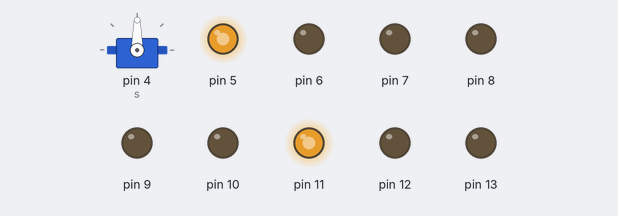
This sketch was run on a simulated Arduino Uno, built with avr-gcc and run on an emulated ATmega328P. Parts: servo, output pins drawn as LEDs (lit = HIGH).

Above: at 0.1 s.
At 9.6 s:
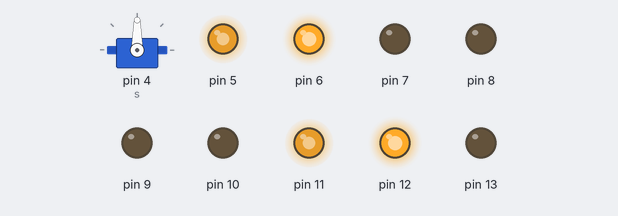
At 11.1 s:
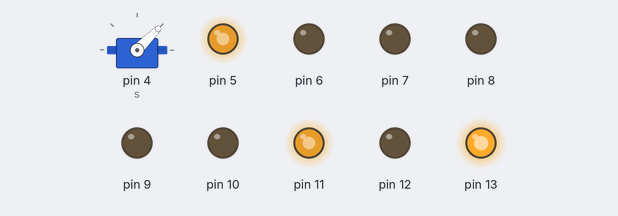
At 16.9 s:
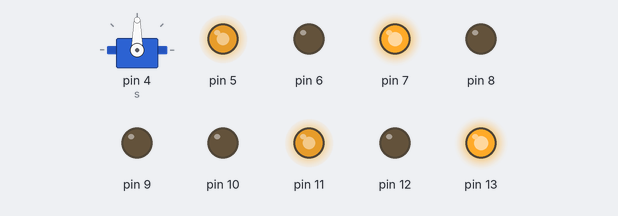
At 21.8 s:
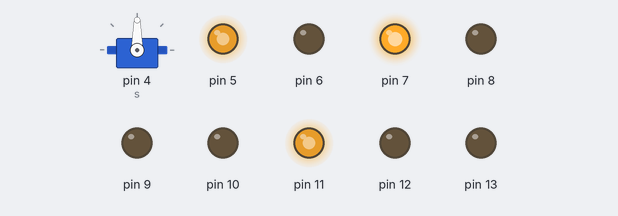
At 37.6 s:
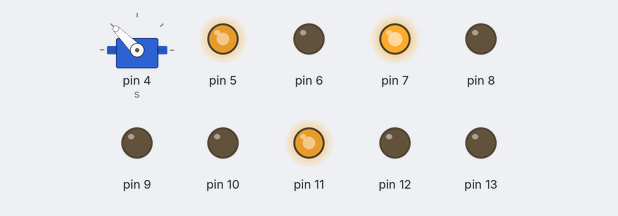
Timing chart, 0 to 40.0 s (numbered marks = the images above):
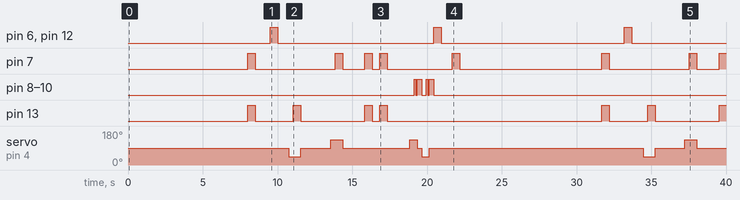

Measured:
- by itself, pin 6, pin 12: goes HIGH 0.50 s, LOW 10.5 s, HIGH 0.50 s, LOW 12.3 s, HIGH 0.50 s, then LOW
- by itself, pin 7: LOW → HIGH at 8.0 s, → LOW 0.50 s later, → HIGH 5.4 s later, → LOW 0.50 s later, … (15 changes in this stretch)
- by itself, pin 8–10: LOW → HIGH at 19.2 s, → LOW 0.10 s later, → HIGH 0.10 s later, → LOW 0.30 s later, … (8 changes in this stretch)
- by itself, pin 13: LOW → HIGH at 8.0 s, → LOW 0.50 s later, → HIGH 2.6 s later, → LOW 0.50 s later, … (13 changes in this stretch)
- by itself, servo on pin 4 (s): 90° → 45° at 10.8 s, → 90° 0.80 s later, → 135° 2.0 s later, → 90° 0.80 s later, … (12 changes in this stretch)

The sketch:

sketch_sep08c.ino
```cpp
#include <Servo.h>
Servo s=Servo();

void setup() {
  // put your setup code here, to run once:
s.attach(4);
pinMode(13,OUTPUT);
pinMode(12,OUTPUT);
pinMode(11,OUTPUT);
analogWrite(11,200);

pinMode(7,OUTPUT);
pinMode(6,OUTPUT);
pinMode(5,OUTPUT);
analogWrite(5,200);

pinMode (8,OUTPUT);
pinMode (9,OUTPUT);
pinMode (10,OUTPUT);
}

void loop() {
  // put your main code here, to run repeatedly:
delay(8000);

//forward
      digitalWrite(13,HIGH);
      digitalWrite(12,LOW);
      digitalWrite(7,HIGH);
      digitalWrite(6,LOW);
      delay(500);
      digitalWrite(13,LOW);
      digitalWrite(12,LOW);
      digitalWrite(7,LOW);
      digitalWrite(6,LOW);
      delay(1000);
//reverse
    digitalWrite(13,LOW);
    digitalWrite(12,HIGH);
    digitalWrite(7,LOW);
    digitalWrite(6,HIGH);
    delay(500);
    digitalWrite(13,LOW);
    digitalWrite(12,LOW);
    digitalWrite(7,LOW);
    digitalWrite(6,LOW);
    delay(750);

//TURN RIGHT
s.write(45);
delay(300);
    digitalWrite(13,HIGH);
      digitalWrite(12,LOW);
      digitalWrite(7,LOW);
      digitalWrite(6,LOW);
      delay(500);
      digitalWrite(13,LOW);
      digitalWrite(12,LOW);
      digitalWrite(7,LOW);
      digitalWrite(6,LOW);
      s.write(90);
      delay(2000);

//TURN LEFT
s.write(135);
delay(300);
      digitalWrite(13,LOW);
      digitalWrite(12,LOW);
      digitalWrite(7,HIGH);
      digitalWrite(6,LOW);
      delay(500);
      digitalWrite(13,LOW);
      digitalWrite(12,LOW);
      digitalWrite(7,LOW);
      digitalWrite(6,LOW);
      s.write(90);
      delay(1500);

//forward x2
      digitalWrite(13,HIGH);
      digitalWrite(12,LOW);
      digitalWrite(7,HIGH);
      digitalWrite(6,LOW);
      delay(500);
      digitalWrite(13,LOW);
      digitalWrite(12,LOW);
      digitalWrite(7,LOW);
      digitalWrite(6,LOW);
      delay(500);
      digitalWrite(13,HIGH);
      digitalWrite(12,LOW);
      digitalWrite(7,HIGH);
      digitalWrite(6,LOW);
      delay(500);
      digitalWrite(13,LOW);
      digitalWrite(12,LOW);
      digitalWrite(7,LOW);
      digitalWrite(6,LOW);
      delay(1500);

 //look left
 s.write(135);
 delay(300);
 digitalWrite(8,HIGH);
 digitalWrite(9,HIGH);
 digitalWrite(10,HIGH);
 delay(100);
 digitalWrite(8,LOW);
 digitalWrite(9,LOW);
 digitalWrite(10,LOW);
 delay(100);
 digitalWrite(8,HIGH);
 digitalWrite(9,HIGH);
 digitalWrite(10,HIGH);

 s.write(90);
 delay(300);
 digitalWrite(8,LOW);
 digitalWrite(9,LOW);
 digitalWrite(10,LOW);

 //LOOK Right
 s.write(45);
 delay(300);
 digitalWrite(8,HIGH);
 digitalWrite(9,HIGH);
 digitalWrite(10,HIGH);
 delay(100);
 digitalWrite(8,LOW);
 digitalWrite(9,LOW);
 digitalWrite(10,LOW);
 delay(100);
 digitalWrite(8,HIGH);
 digitalWrite(9,HIGH);
 digitalWrite(10,HIGH);

 s.write(90);
 delay(300);
 digitalWrite(8,LOW);
 digitalWrite(9,LOW);
 digitalWrite(10,LOW);

 //reverse
    digitalWrite(13,LOW);
    digitalWrite(12,HIGH);
    digitalWrite(7,LOW);
    digitalWrite(6,HIGH);
    delay(500);
    digitalWrite(13,LOW);
    digitalWrite(12,LOW);
    digitalWrite(7,LOW);
    digitalWrite(6,LOW);
    delay(750);

//TURN LEFT
      digitalWrite(13,LOW);
      digitalWrite(12,LOW);
      digitalWrite(7,HIGH);
      digitalWrite(6,LOW);
      delay(500);
      digitalWrite(13,LOW);
      digitalWrite(12,LOW);
      digitalWrite(7,LOW);
      digitalWrite(6,LOW);
      delay(1500);


}
```
